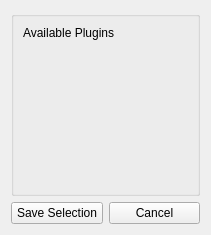
<?xml version="1.0" encoding="UTF-8"?>
<ui version="4.0">
 <class>PluginManager</class>
 <widget class="QWidget" name="PluginManager">
  <property name="geometry">
   <rect>
    <x>0</x>
    <y>0</y>
    <width>211</width>
    <height>235</height>
   </rect>
  </property>
  <property name="windowTitle">
   <string>Form</string>
  </property>
  <layout class="QVBoxLayout" name="verticalLayout_2">
   <item>
    <widget class="QGroupBox" name="groupBox">
     <property name="title">
      <string/>
     </property>
     <layout class="QVBoxLayout" name="verticalLayout">
      <item>
       <widget class="QLabel" name="label">
        <property name="text">
         <string>Available Plugins</string>
        </property>
       </widget>
      </item>
      <item>
       <spacer name="verticalSpacer">
        <property name="orientation">
         <enum>Qt::Vertical</enum>
        </property>
        <property name="sizeHint" stdset="0">
         <size>
          <width>20</width>
          <height>40</height>
         </size>
        </property>
       </spacer>
      </item>
     </layout>
    </widget>
   </item>
   <item>
    <layout class="QHBoxLayout" name="horizontalLayout">
     <item>
      <widget class="QPushButton" name="savePushButton">
       <property name="text">
        <string>Save Selection</string>
       </property>
      </widget>
     </item>
     <item>
      <widget class="QPushButton" name="cancelPushButton">
       <property name="text">
        <string>Cancel</string>
       </property>
      </widget>
     </item>
    </layout>
   </item>
  </layout>
 </widget>
 <resources/>
 <connections/>
</ui>
